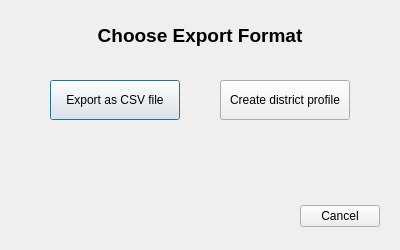
<?xml version="1.0" encoding="UTF-8"?>
<ui version="4.0">
 <class>ExportDialog</class>
 <widget class="QDialog" name="ExportDialog">
  <property name="geometry">
   <rect>
    <x>0</x>
    <y>0</y>
    <width>400</width>
    <height>250</height>
   </rect>
  </property>
  <property name="windowTitle">
   <string>Export Options</string>
  </property>
  <widget class="QLabel" name="lblTitle">
   <property name="geometry">
    <rect>
     <x>20</x>
     <y>20</y>
     <width>360</width>
     <height>30</height>
    </rect>
   </property>
   <property name="text">
    <string>Choose Export Format</string>
   </property>
   <property name="alignment">
    <set>Qt::AlignCenter</set>
   </property>
   <property name="font">
    <font>
     <pointsize>14</pointsize>
     <weight>75</weight>
     <bold>true</bold>
    </font>
   </property>
  </widget>
  <widget class="QPushButton" name="btnExportCSV">
   <property name="geometry">
    <rect>
     <x>50</x>
     <y>80</y>
     <width>130</width>
     <height>40</height>
    </rect>
   </property>
   <property name="text">
    <string>Export as CSV file</string>
   </property>
  </widget>
  <widget class="QPushButton" name="btnExportPDF">
   <property name="geometry">
    <rect>
     <x>220</x>
     <y>80</y>
     <width>130</width>
     <height>40</height>
    </rect>
   </property>
   <property name="text">
    <string>Create district profile</string>
   </property>
  </widget>
  <widget class="QDialogButtonBox" name="buttonBox">
   <property name="geometry">
    <rect>
     <x>230</x>
     <y>200</y>
     <width>150</width>
     <height>32</height>
    </rect>
   </property>
   <property name="orientation">
    <enum>Qt::Horizontal</enum>
   </property>
   <property name="standardButtons">
    <set>QDialogButtonBox::Cancel</set>
   </property>
  </widget>
 </widget>
 <resources/>
 <connections>
  <connection>
   <sender>buttonBox</sender>
   <signal>rejected()</signal>
   <receiver>ExportDialog</receiver>
   <slot>reject()</slot>
   <hints>
    <hint type="sourcelabel">
     <x>316</x>
     <y>260</y>
    </hint>
    <hint type="destinationlabel">
     <x>286</x>
     <y>274</y>
    </hint>
   </hints>
  </connection>
 </connections>
</ui>
